Frame 1 (no input): blank canvas, image omitted
Frame 60 (no input): blank canvas, image omitted
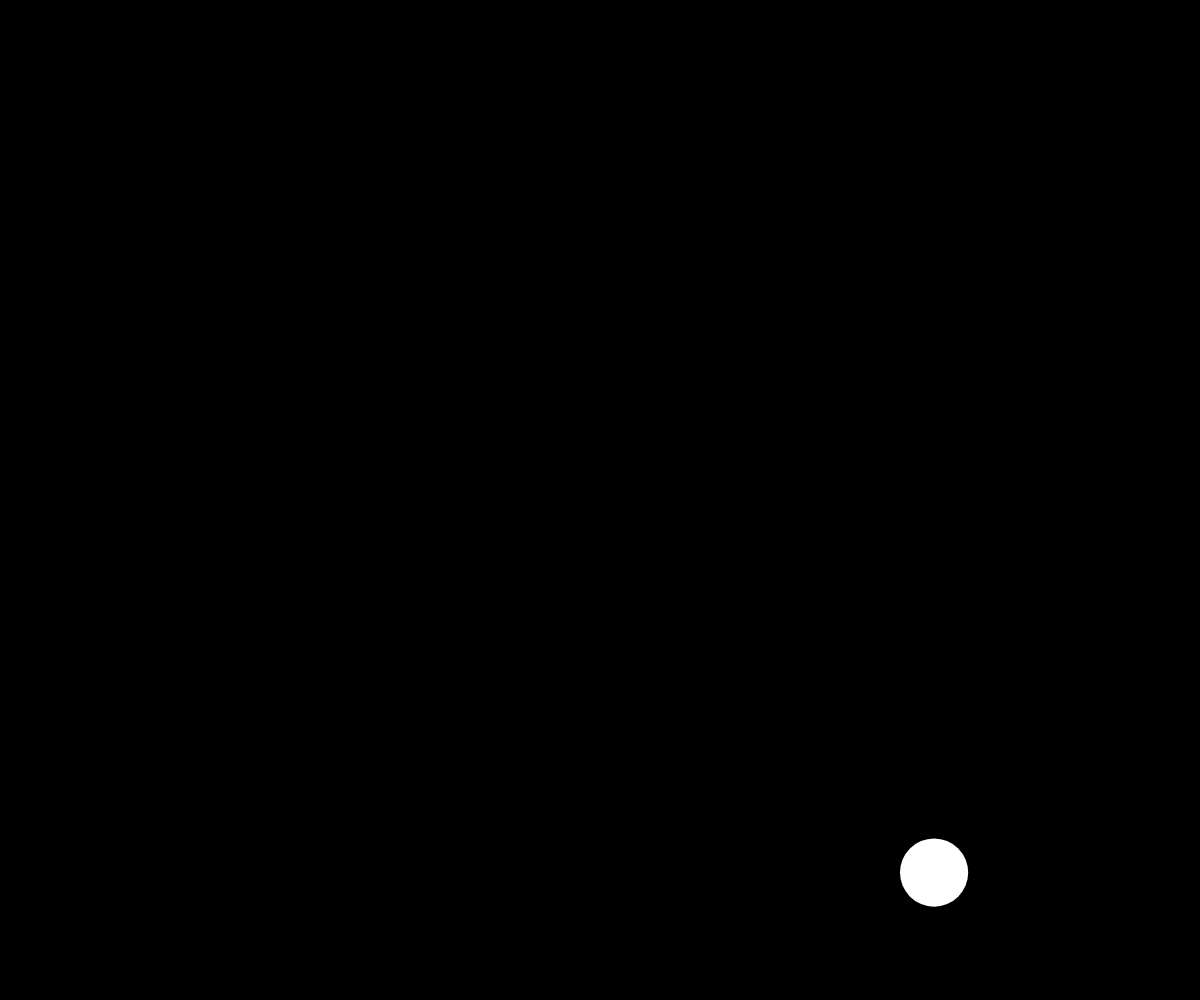
Frame 120 (the mouse pressed at the canvas centre since frame 60)

The p5.js sketch whose frames 1 and 60 were blank and that drew this single picture after the mouse press (run headless with seeded random() and noise() and a simulated clock; from frame 60 on, the mouse is pressed at the canvas centre):

// p5.js sketch
// ── sketch.js
// Object Array Demo

let gravity = 0.5;

let ballArray = [];

function setup() {
  createCanvas(windowWidth, windowHeight);
}

function draw() {
  background(0);
  noStroke();
  fill(255);

  for (let ball of ballArray) {
    // Move and Bounce
    ball.dy += gravity;

    if (ball.x - ball.radius < 0 || ball.x + ball.radius > width) {
      ball.dx *= -1;
    }
    if (ball.y - ball.radius < 0 || ball.y + ball.radius > height) {
      ball.dy *= -1;
    }

    ball.x += ball.dx;
    ball.y += ball.dy;

    // Display
    circle(ball.x, ball.y, ball.radius*2);
  }
}

function mousePressed() {
  spawnBall();
}

function spawnBall() {
  let theBall = {
    x: random(100, width - 100),
    y: random(100, height - 100),
    dx: random(-20, 20),
    dy: random(-5, 5),
    radius: random(10, 40),
  };
  ballArray.push(theBall);
}
